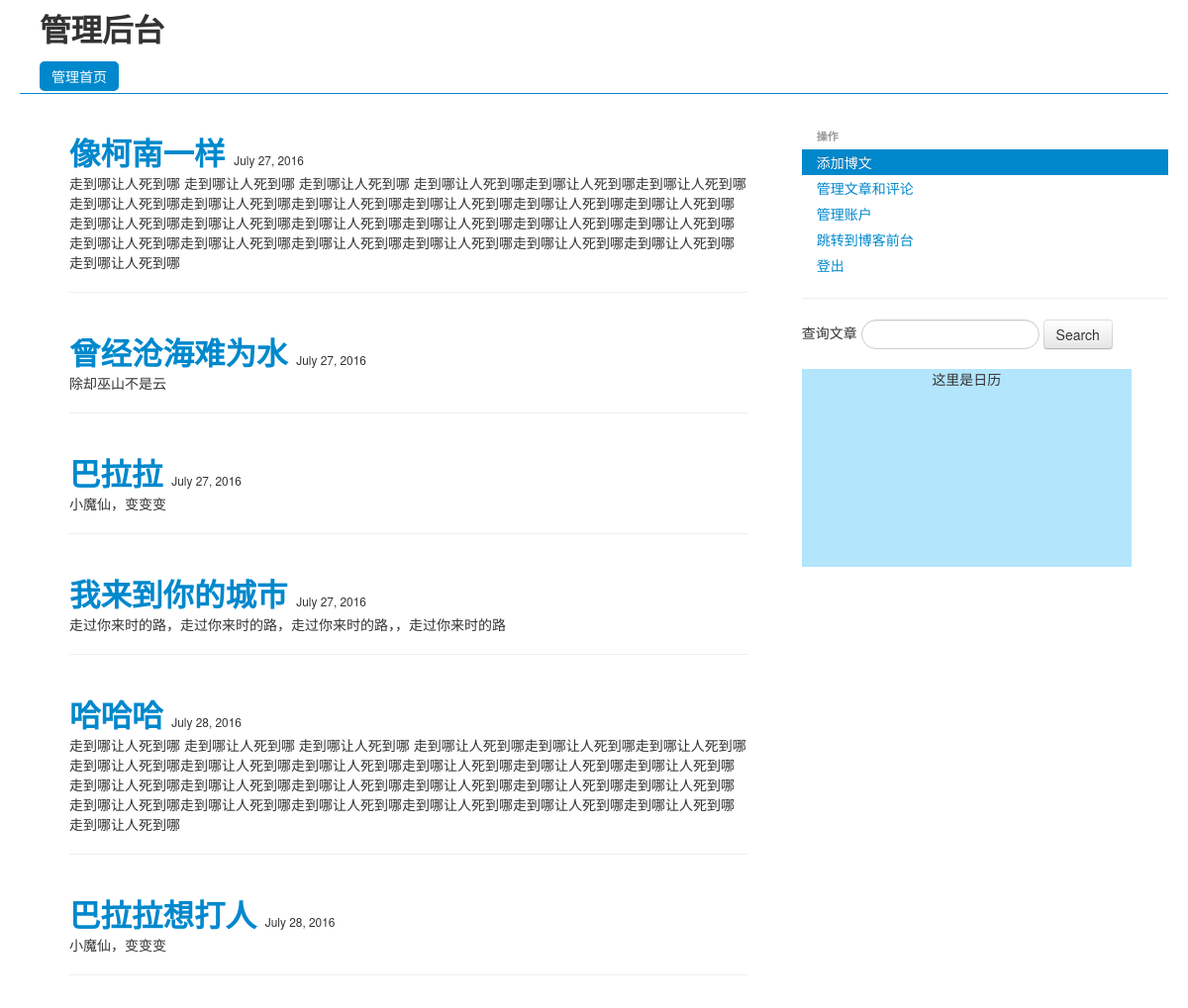
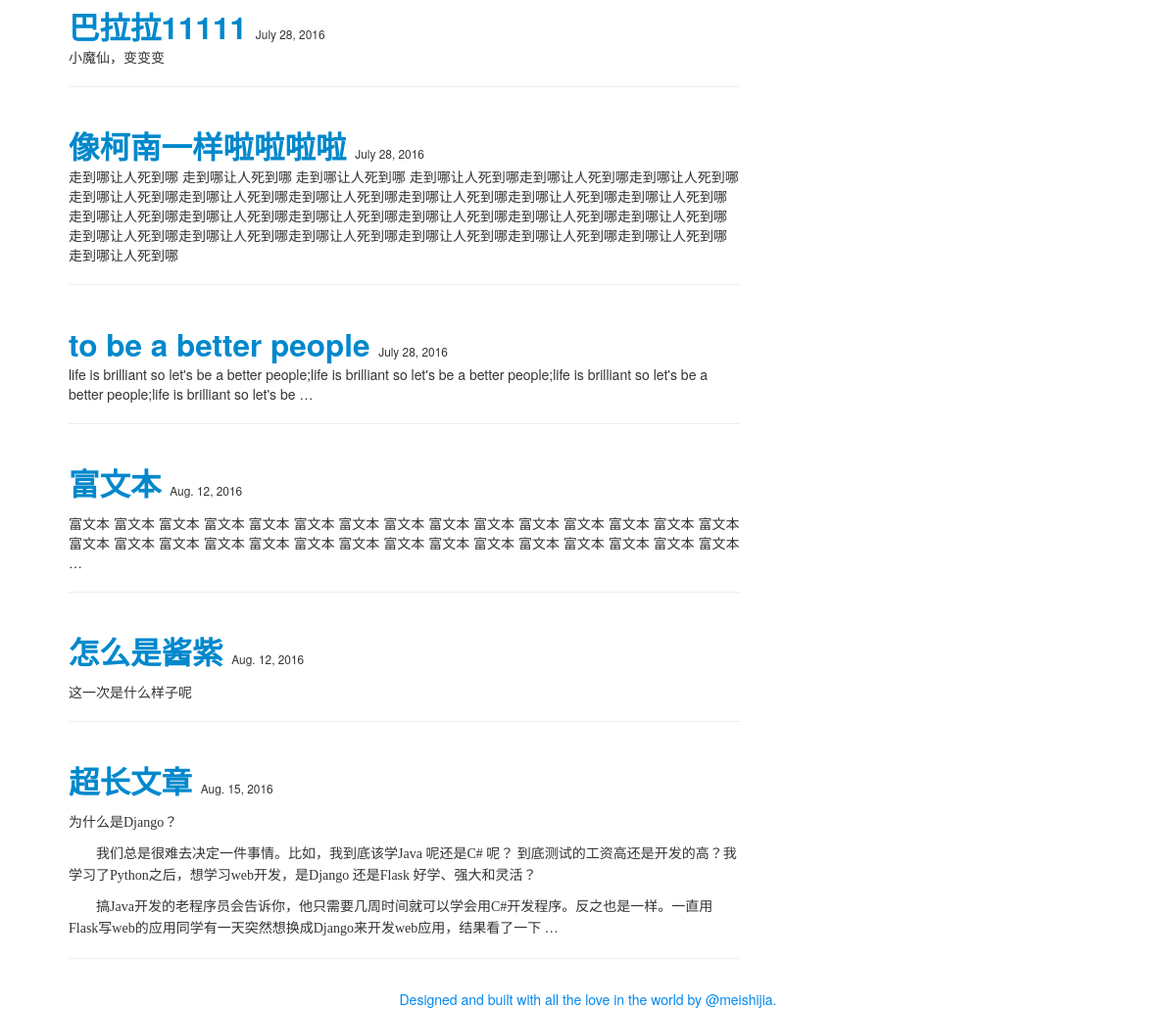
Screenshot of /manager/article_list/ (signed in) with the database file from the repository (2 pictures, top to bottom).
### articles/models.py (models this page shows)
class Article(models.Model):
    title = models.CharField(max_length = 30)
    time_stamp = models.DateField()
    content = RichTextField()

### manager/views.py (the view)
@permission_required('django.contrib.auth.can_manage')
def article_list(request):
    articles = Article.objects.all()
    return render(request,"manager/article_list.html",{"articles":articles})

### manager/templates/manager/article_list.html (shortened to what this page needs)
{% extends "manager/base.html" %}
{% block content %}
<div>
{% for article in articles %}
<div class="container-fluid">
	<div class="row-fluid">
		<div class="span12 manager_span12" style="padding:10px">
			<h2 style="display:inline">
				<a href="/manager/manage_article/?id={{article.id}}">{{article.title}}</a>
			</h2>
				<small>{{ article.time_stamp }}</small>
			<p>
			{{ article.content | truncatewords_html:30 | safe }}
			</p>
			<hr/>
		</div>
	</div>
</div>
{% endfor %}
</div>
{% endblock %}

### rows the page displays
Article: title "像柯南一样", time_stamp "July 27, 2016", content "走到哪让人死到哪 走到哪让人死到哪 走到哪让人死到哪 走到哪让人死到哪走到哪让人死到哪走到哪让人死到哪走到哪让人死到哪走到哪让人死到哪走到哪让人死到哪走到哪让人死到哪走到哪让人死到哪走到哪让人死到哪走到哪让人死到哪走到哪让人死到哪走到哪让人死到哪走到哪让人死到哪走到哪让人死到哪走到哪让人死到哪走到哪让人死到哪走到哪让人死到哪走到哪让人死到哪走到哪让人死到哪走到哪让人死到哪走到哪让人死到哪走到哪让人死到哪"
Article: title "曾经沧海难为水", time_stamp "July 27, 2016", content "除却巫山不是云"
Article: title "巴拉拉", time_stamp "July 27, 2016", content "小魔仙，变变变"
Article: title "我来到你的城市", time_stamp "July 27, 2016", content "走过你来时的路，走过你来时的路，走过你来时的路，，走过你来时的路"
Article: title "哈哈哈", time_stamp "July 28, 2016", content "走到哪让人死到哪 走到哪让人死到哪 走到哪让人死到哪 走到哪让人死到哪走到哪让人死到哪走到哪让人死到哪走到哪让人死到哪走到哪让人死到哪走到哪让人死到哪走到哪让人死到哪走到哪让人死到哪走到哪让人死到哪走到哪让人死到哪走到哪让人死到哪走到哪让人死到哪走到哪让人死到哪走到哪让人死到哪走到哪让人死到哪走到哪让人死到哪走到哪让人死到哪走到哪让人死到哪走到哪让人死到哪走到哪让人死到哪走到哪让人死到哪走到哪让人死到哪"
Article: title "巴拉拉想打人", time_stamp "July 28, 2016", content "小魔仙，变变变"
Article: title "巴拉拉11111", time_stamp "July 28, 2016", content "小魔仙，变变变"
Article: title "像柯南一样啦啦啦啦", time_stamp "July 28, 2016", content "走到哪让人死到哪 走到哪让人死到哪 走到哪让人死到哪 走到哪让人死到哪走到哪让人死到哪走到哪让人死到哪走到哪让人死到哪走到哪让人死到哪走到哪让人死到哪走到哪让人死到哪走到哪让人死到哪走到哪让人死到哪走到哪让人死到哪走到哪让人死到哪走到哪让人死到哪走到哪让人死到哪走到哪让人死到哪走到哪让人死到哪走到哪让人死到哪走到哪让人死到哪走到哪让人死到哪走到哪让人死到哪走到哪让人死到哪走到哪让人死到哪走到哪让人死到哪"
Article: title "to be a better people", time_stamp "July 28, 2016", content "life is brilliant so let's be a better people;life is brilliant so let's be a better people;life is brilliant so let's be a better people;life is brilliant so let's be …"
Article: title "富文本", time_stamp "Aug. 12, 2016", content "富文本 富文本 富文本 富文本 富文本 富文本 富文本 富文本 富文本 富文本 富文本 富文本 富文本 富文本 富文本 富文本 富文本 富文本 富文本 富文本 富文本 富文本 富文本 富文本 富文本 富文本 富文本 富文本 富文本 富文本 …"
Article: title "怎么是酱紫", time_stamp "Aug. 12, 2016", content "这一次是什么样子呢"
Article: title "超长文章", time_stamp "Aug. 15, 2016", content "为什么是 Django ？ 我们总是很难去决定一件事情。比如，我到底该学 Java 呢还是 C# 呢？ 到底测试的工资高还是开发的高？我学习了 Python 之后，想学习 web 开发，是 Django 还是 Flask 好学、强大和灵活？ 搞 Java 开发的老程序员会告诉你，他只需要几周时间就可以学会用 C# 开发程序。反之也是一样。一直用 Flask 写 web 的应用同学有一天突然想换成 Django 来开发 web 应用，结果看了一下 …"
